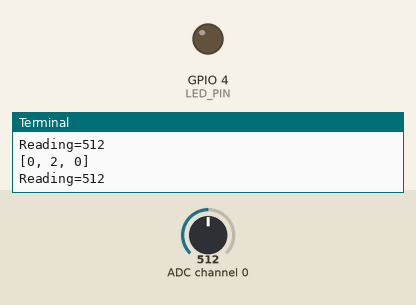
A program run on a simulated Raspberry Pi (BCM pin numbers). Parts: output pins drawn as LEDs (lit = HIGH), the last lines printed to the terminal. Inputs (shaded band) come from the test bench; at power-on: ADC channel 0 = 512 (analog values on the 0–1023 scale).

Above: at 1.2 s.
1.3 s: ADC channel 0 set to 502
At 2.7 s:
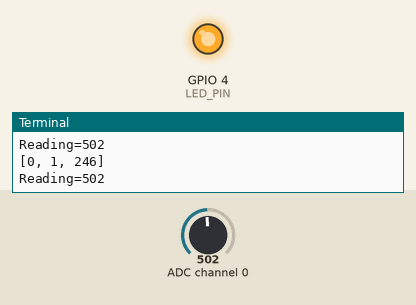
3.0 s: ADC channel 0 set to 522
At 3.9 s:
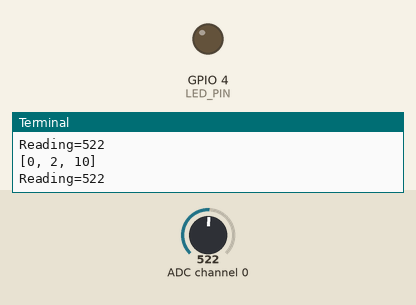
4.5 s: ADC channel 0 set to 511
At 5.1 s:
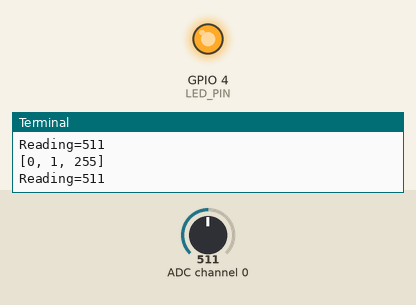
Timing chart, 0 to 7.5 s (numbered marks = the images above; inputs shaded):
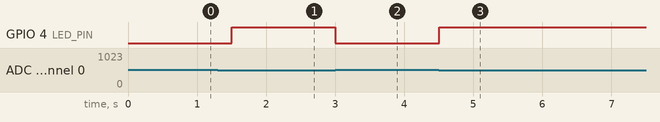

The program:

LDR_task.py
```python
import RPi.GPIO as GPIO
import spidev
import time

LED_PIN = 4
GPIO.setmode(GPIO.BCM)
GPIO.setup(LED_PIN, GPIO.OUT)

# SPI 인스턴스 생성
spi = spidev.SpiDev()

# SPI 통신 시작
spi.open(0, 0)  # bus: 0, dev: 0

# SPI 통신 속도 설정
spi.max_speed_hz = 1000000

# 채널에서 SPI 데이터 읽기 (0~1023)
def analog_read(channel):
    # [byte_1, byte_2, byte_3]
    # byte_2 : channel config (channel 0) (+8) (8bit)-> 0000 1000 -> 1000 0000
    ret = spi.xfer2([1, (8 + channel) << 4, 0])
    print(ret)
    adc_out = ((ret[1] & 3) << 8) + ret[2]
    return adc_out

try:
    while True:
        reading = analog_read(0)  # reading(0~1023)
        print("Reading=%d" % reading)
        if (reading < 512):
            GPIO.output(LED_PIN, GPIO.HIGH)
        else:
            GPIO.output(LED_PIN, GPIO.LOW)
        time.sleep(0.5)
finally:
    spi.close()
```

Measured:
- the behaviour switches between 512 and 511 on ADC channel 0 (found by bisection; images 0 and 1)
- after the input at 1.3 s, GPIO 4 (LED_PIN): LOW → HIGH after 0.20 s
- after the input at 3.0 s, GPIO 4 (LED_PIN): HIGH → LOW at once
- after the input at 4.5 s, GPIO 4 (LED_PIN): LOW → HIGH at once
